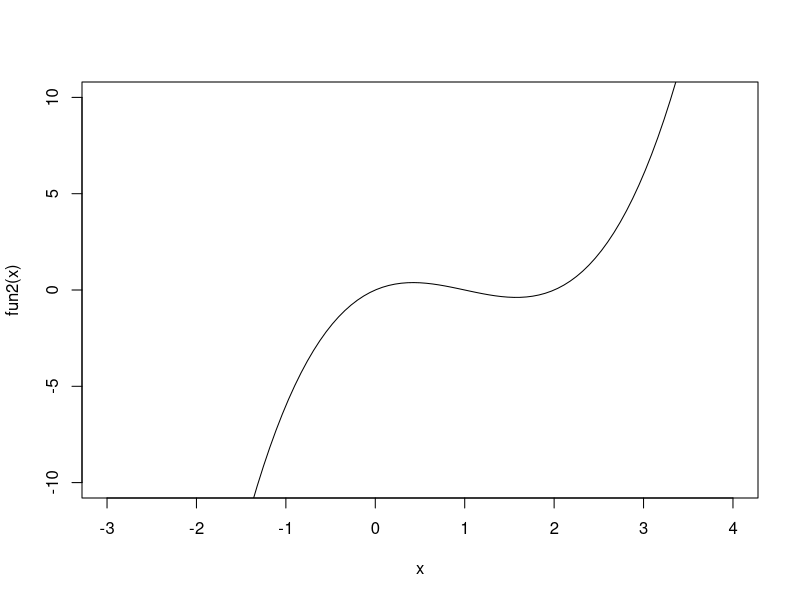

Source code (R):
f2 <- expression(x^3 - 3*x^2 + 2*x) 
d2f <- D(D(f2, 'x'), 'x')
d2f

zeropoint<- polyroot(c(2, -6, 3))
zeropoint

x = -1
eval(6*x - 6)

x = 2
eval(6*x - 6)

x = 0.5
eval(6*x - 6)

# Plot function
fun2 <- function(x) (x^3 - 3*x^2 + 2*x)
curve(fun2, xlim=c(-3, 4), ylim=c(-10, 10))
